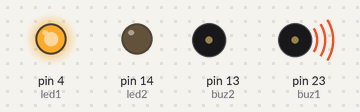
This sketch was run on a simulated Arduino Mega 2560, built with avr-gcc and run on an emulated ATmega2560. Shown: output pins drawn as LEDs (lit = HIGH), buzzer (waves = sounding, pin HIGH).

Above: at 1.7 s.
At 5.2 s:
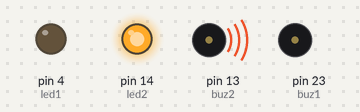
Timing chart, 0 to 9.1 s (numbered marks = the images above):
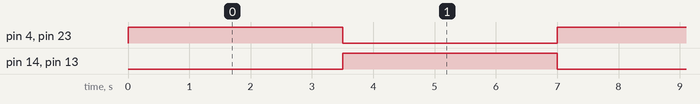

The sketch:

Soal1.ino
```cpp
int led1 = 4;
int led2 = 14;
int buz1 = 23;
int buz2 = 13;

void setup() {
  // put your setup code here, to run once:
  pinMode (led1, OUTPUT);
  pinMode (led2, OUTPUT);
  pinMode (buz1, OUTPUT);
  pinMode (buz2, OUTPUT);
}

void loop() {
  // put your main code here, to run repeatedly:
  digitalWrite (led1, HIGH);
  digitalWrite (led2, LOW);
  digitalWrite(buz1, HIGH);
  digitalWrite(buz2, LOW);
  delay(3500);

  digitalWrite(led1, LOW);
  digitalWrite(led2, HIGH);
  digitalWrite(buz1, LOW);
  digitalWrite(buz2, HIGH);
  delay(3500);

}
```

Measured:
- by itself, pin 4 (led1), pin 14 (led2), pin 13 (buz2), pin 23 (buz1): alternates HIGH for 3.5 s and LOW for 3.5 s
